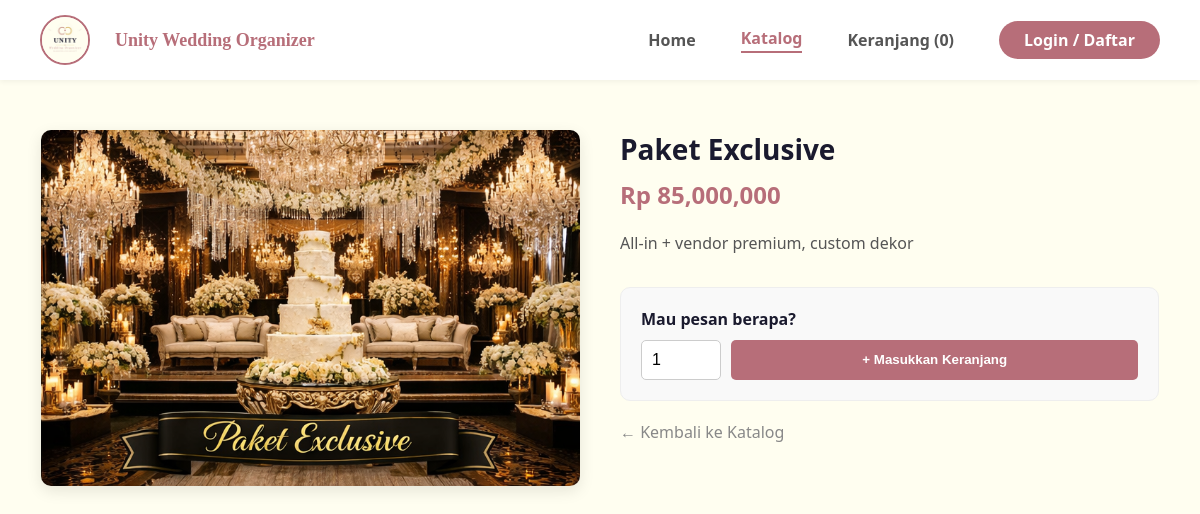
The app's page /wedding_organizer/detail.php?id=18 with its own data.
### tables this page shows
CREATE TABLE `layanan` (
  `id_layanan` int(11) NOT NULL,
  `id_kategori` int(11) NOT NULL,
  `nama_layanan` varchar(100) NOT NULL,
  `deskripsi` text DEFAULT NULL,
  `harga` decimal(10,2) NOT NULL,
  `gambar` varchar(255) DEFAULT NULL,
  `status` enum('tersedia','habis') DEFAULT 'tersedia',
  `created_at` datetime DEFAULT current_timestamp()
);

### wedding_organizer/detail.php (the view, shortened to what this page needs)
<?php
include 'koneksi.php';
include 'header.php';
$id_produk = $_GET['id'];
$ambil = $koneksi->query("SELECT * FROM layanan WHERE id_layanan='$id_produk'");
$detail = $ambil->fetch_assoc();
?>
<div class="container" style="margin-top: 50px; margin-bottom: 50px;">
    <div class="row" style="display: flex; gap: 40px; flex-wrap: wrap;">
        <div class="col-gambar" style="flex: 1; min-width: 300px;">
            <img src="uploads/<?php echo $detail['gambar']; ?>" alt="" style="width: 100%; border-radius: 10px; box-shadow: 0 5px 15px rgba(0,0,0,0.1);">
        </div>
        <div class="col-detail" style="flex: 1; min-width: 300px;">
            <h2 style="font-size: 28px; margin-bottom: 10px;"><?php echo $detail['nama_layanan']; ?></h2>
            <h3 style="color: #B76E79; font-size: 24px;">Rp <?php echo number_format($detail['harga']); ?></h3>
            <p style="margin-top: 20px; line-height: 1.6; color: #555;">
                <?php echo $detail['deskripsi']; ?>
            </p>
            <div style="background: #f9f9f9; padding: 20px; border-radius: 10px; margin-top: 30px; border: 1px solid #eee;">
                <form method="post" action="beli.php?id=<?php echo $detail['id_layanan']; ?>">
                    <label style="font-weight: bold; display: block; margin-bottom: 10px;">Mau pesan berapa?</label>
                    <div style="display: flex; gap: 10px;">
                        <input type="number" min="1" name="jumlah" value="1" class="form-control" required
                               style="width: 80px; padding: 10px; border: 1px solid #ccc; border-radius: 5px; font-size: 16px;">
                        <button type="submit" class="btn-cta"
                                style="background: #B76E79; color: white; border: none; padding: 10px 20px; border-radius: 5px; cursor: pointer; font-weight: bold; flex: 1;">
                             + Masukkan Keranjang
                        </button>
                    </div>
                </form>
            </div>
            <div style="margin-top: 20px;">
                <a href="katalog.php" style="color: #888; text-decoration: none;">&larr; Kembali ke Katalog</a>
            </div>
        </div>
    </div>
</div>
</body>
</html>

### wedding_organizer/style.css (style rules this page uses)
:root { --primary: #B76E79; --secondary: #FFFEF0; --text: #1A1A2E; --white: #ffffff; --gray: #f4f4f4; --accent: #d48c96; }
* { margin: 0; padding: 0; box-sizing: border-box; }
body { font-family: 'Segoe UI', Tahoma, Geneva, Verdana, sans-serif; background-color: var(--secondary); color: var(--text); display: flex; flex-direction: column; min-height: 100vh; }
a { text-decoration: none; color: inherit; }
.form-control { width: 100%; padding: 12px; border: 1px solid #ddd; border-radius: 8px; font-size: 14px; }
.container { max-width: 1200px; margin: 40px auto; padding: 0 20px; }
.btn-cta { background-color: var(--primary); color: white; padding: 10px 25px; text-decoration: none; border-radius: 6px; font-weight: 600; transition: 0.3s; border: none; cursor: pointer; display: inline-block; }

### records on screen
layanan: gambar (picture), nama_layanan "Paket Exclusive", harga "85,000,000", deskripsi "All-in + vendor premium, custom dekor"

### other values on screen
$jml_keranjang "0"
